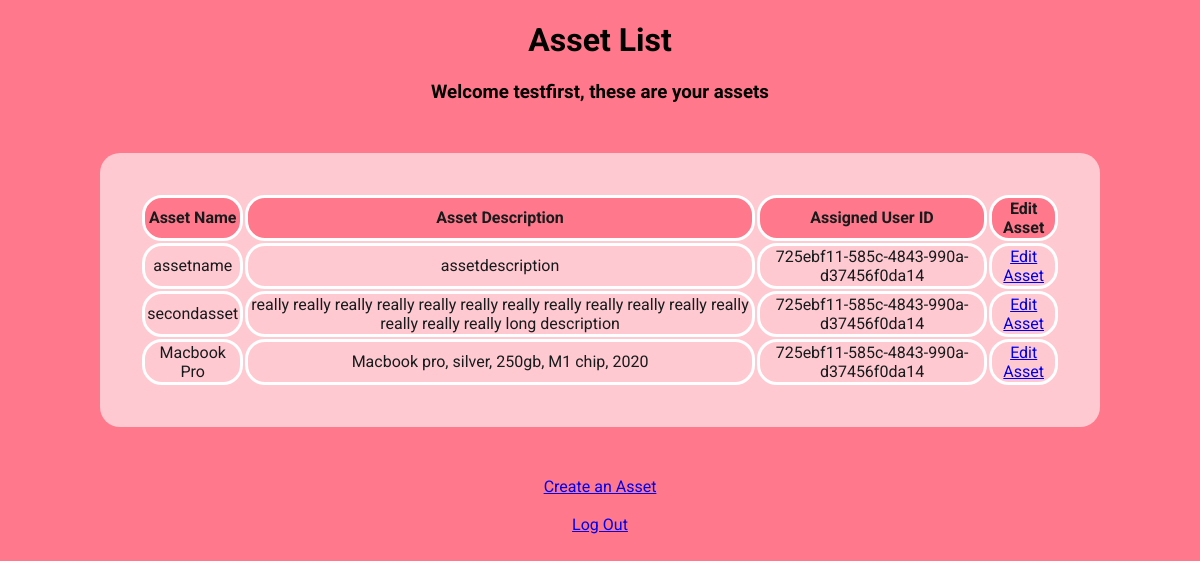
Screenshot of /assets/725ebf11-585c-4843-990a-d37456f0da14 (signed in) with the database file from the repository.
### app.py (models this page shows, shortened)
class User(UserMixin, db.Model):
    user_id = db.Column(db.String(50), primary_key=True)
    email = db.Column(db.String(100), unique=True, nullable=False)
    first_name = db.Column(db.String(100))
    last_name = db.Column(db.String(100))
    password = db.Column(db.String(100), nullable=False)
    is_admin = db.Column(db.Integer, default=0)
    assets = db.relationship('Asset', backref='user', lazy=True)

class Asset(UserMixin, db.Model):
    asset_id = db.Column(db.String(50), primary_key=True)
    name = db.Column(db.String(100))
    description = db.Column(db.String(1000))
    user_id = db.Column(db.String(50), db.ForeignKey(
        "user.user_id"), nullable=False)

### app.py (the view)
@app.route("/assets/<user_id>")
@login_required
def assets(user_id):
    user = User.query.get(user_id)
    if user:
        if current_user.is_admin:
            assets = Asset.query.all()
            return render_template('assets.html', user=user, assets=assets)
        else:
            assets = user.assets
            return render_template('assets.html', user=user, assets=assets)
    else:
        return "User not found"

### app.py (called while the page is built)
@login_manager.user_loader
def load_user(user_id):
    return User.query.get((user_id))

### templates/assets.html (shortened to what this page needs)
<!DOCTYPE html>
<html>
<head>
    <link rel="stylesheet" href="/static/assets.css">
</head>
<body>
    <h1>Asset List</h1>
    <h3>Welcome {{ current_user.first_name }}, these are your assets</h3>
    <table class="assets-table">
        <tr>
            <th>Asset Name</th>
            <th>Asset Description</th>
            <th>Assigned User ID</th>
            <th>Edit Asset</th>
        </tr>
        {% for asset in assets %}
        <tr>
            <td>{{ asset.name }}</td>
            <td>{{ asset.description }}</td>
            <td>{{ asset.user_id }}</td>
            <td>
                <a href="{{ url_for('edit_asset', user_id=current_user.user_id, asset_id=asset.asset_id) }}">Edit Asset</a>
            </td>
        </tr>
        {% endfor %}
    </table>
    <a href="{{ url_for('create_asset') }}">Create an Asset</a>
    <br>
    <br>
    <a href="{{ url_for('logout') }}" id="logoutButton">Log Out</a>
</body>
</html>

### static/assets.css (style rules this page uses)
body { background: #FF788B; text-align: center; justify-content: center; align-items:flex-start; font-family: roboto; }
table { background-color: #FFC9D1; width: 1000px; margin:50px auto; border-radius: 20px; padding: 40px; box-sizing: border-box; background: #FFC9D1; color: #171B1B; }
th { border: solid white; border-radius: 20px; background-color: #FF788B; }
td { border: solid white; border-radius: 20px; }

### rows the page displays
User: first_name "testfirst"
Asset: name "assetname", description "assetdescription", user_id "725ebf11-585c-4843-990a-d37456f0da14"
Asset: name "secondasset", description "really really really really really really really really really really really really really really really long description", user_id "725ebf11-585c-4843-990a-d37456f0da14"
Asset: name "Macbook Pro", description "Macbook pro, silver, 250gb, M1 chip, 2020", user_id "725ebf11-585c-4843-990a-d37456f0da14"
